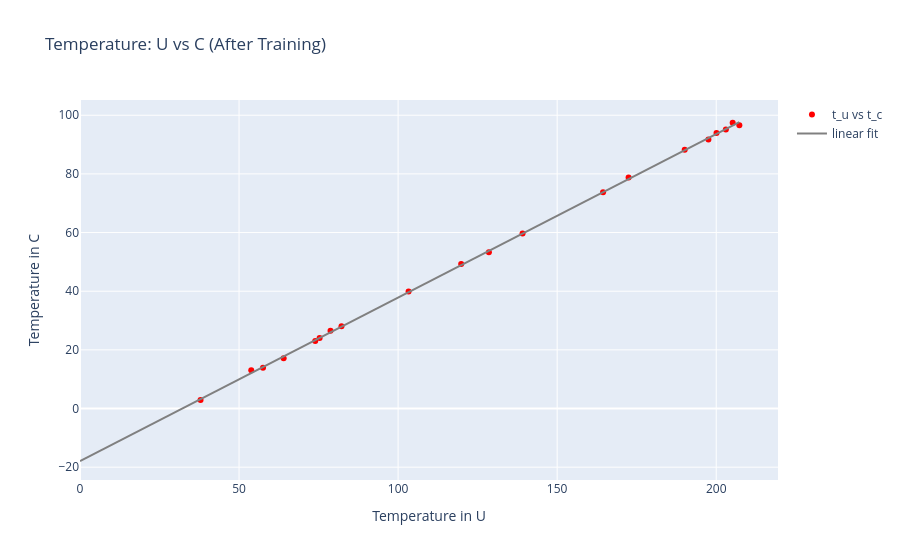

Notebook source saved alongside this figure:
### Code cell
# model prediction post-training
x = torch.linspace(0, t_u.max(), 100)
y = model(x*0.1, w, b)
trace1 = go.Scatter(x=x.detach().numpy(), 
                   y=y.detach().numpy(), 
                   mode='lines', 
                   line=dict(color='gray'), 
                   name='linear fit')

fig = go.Figure([trace, trace1])
fig.update_layout(title='Temperature: U vs C (After Training)',
                  xaxis_title='Temperature in U',
                  yaxis_title='Temperature in C')
fig.show()
